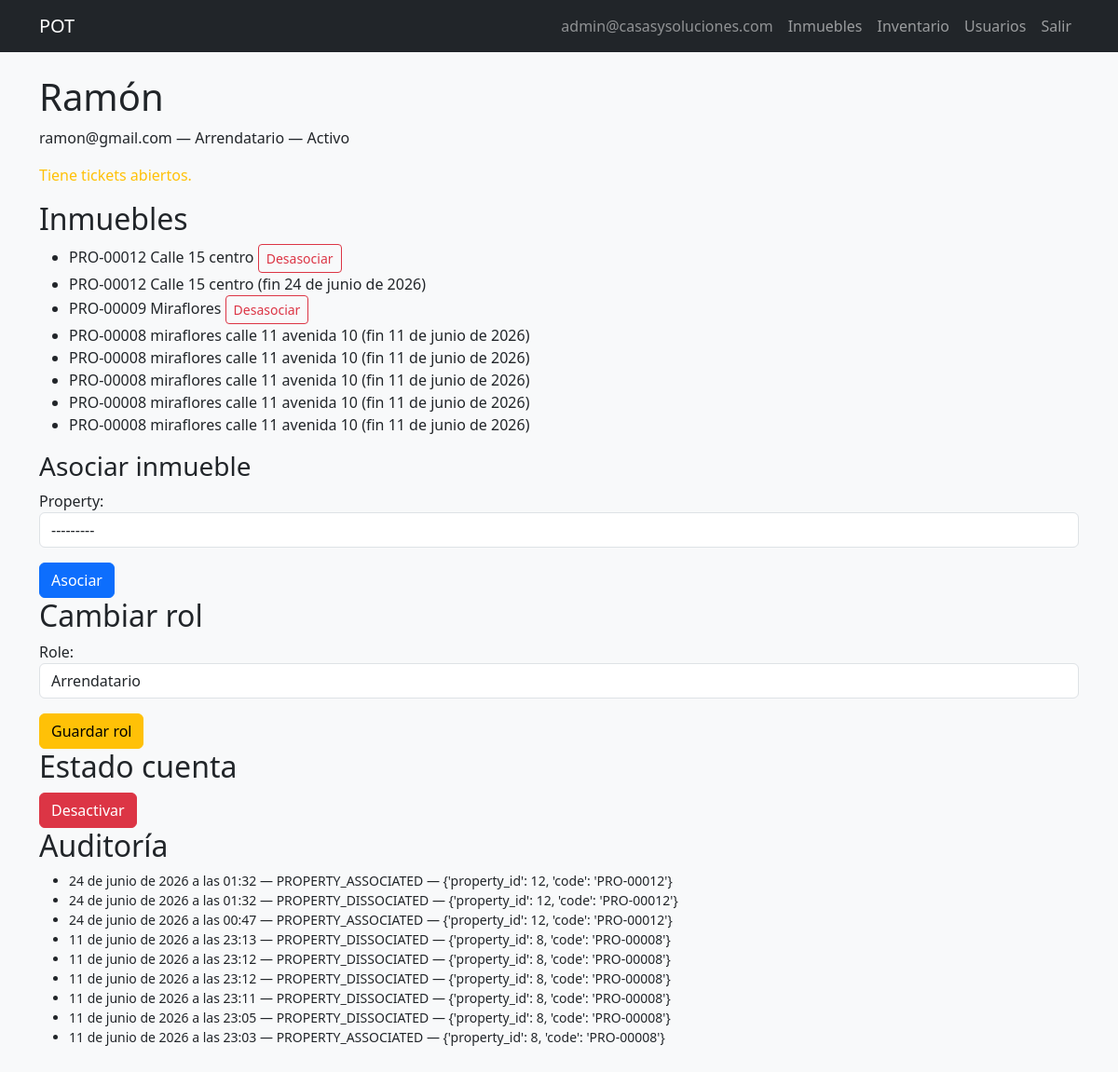
The page /users/20/ (signed in) on the database as committed earlier.
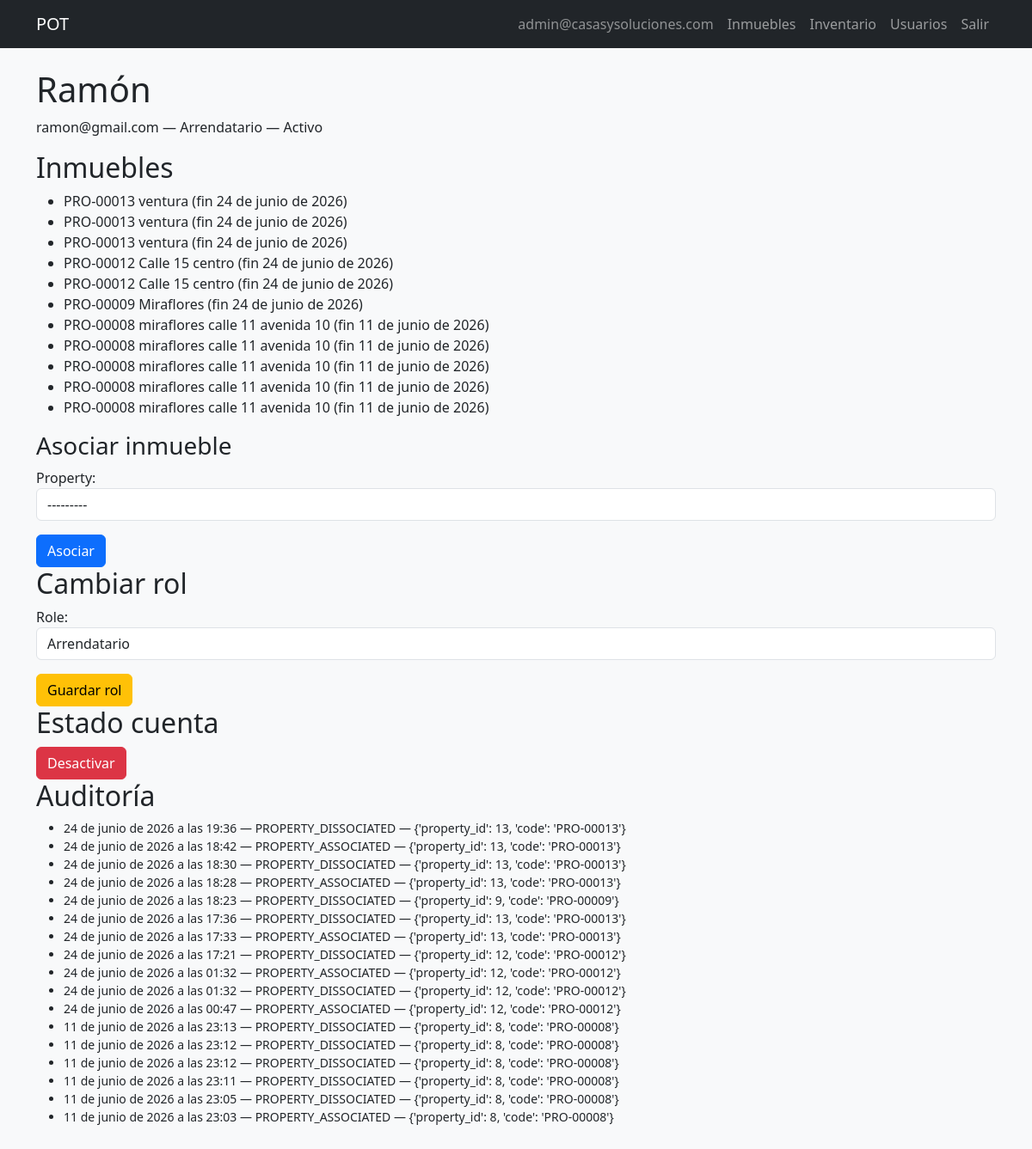
The same page on the database as committed later.
### pot/models.py (models this page shows, shortened)
class UserPropertyAssociation(models.Model):
    user = models.ForeignKey(
        CustomUser,
        on_delete=models.CASCADE,
        related_name='property_associations',
        limit_choices_to={'role': CustomUser.Role.TENANT},
    )
    property = models.ForeignKey('Property', on_delete=models.CASCADE, related_name='tenant_associations')
    associated_at = models.DateTimeField(auto_now_add=True)
    dissociated_at = models.DateTimeField(null=True, blank=True)
    created_by = models.ForeignKey(
        CustomUser,
        on_delete=models.SET_NULL,
        null=True,
        blank=True,
        related_name='associations_created',
    )
    class Meta:
        ordering = ['-associated_at']
        constraints = [
            models.UniqueConstraint(
                fields=['property'],
                condition=models.Q(dissociated_at__isnull=True),
                name='pot_unique_active_tenant_per_property',
            ),
        ]

class Property(models.Model):
    class Type(models.TextChoices):
        APARTMENT = 'APARTMENT', 'Apartamento'
        HOUSE = 'HOUSE', 'Casa'
        LOCAL = 'LOCAL', 'Local comercial'
        WAREHOUSE = 'WAREHOUSE', 'Bodega'
    class Status(models.TextChoices):
        AVAILABLE = 'AVAILABLE', 'Disponible'
        RENTED = 'RENTED', 'Arrendado'
        MAINTENANCE = 'MAINTENANCE', 'En mantenimiento'
    code = models.CharField(max_length=20, unique=True)
    address = models.CharField(max_length=255, unique=True)
    city = models.CharField(max_length=100, blank=True, default='')
    building_name = models.CharField(max_length=150, blank=True, default='')
    unit_label = models.CharField(max_length=50, blank=True, default='')
    cover_image = models.ImageField(upload_to='properties/covers/%Y/%m/', blank=True, null=True, max_length=255)
    type = models.CharField(max_length=20, choices=Type.choices)
    owner_name = models.CharField(max_length=150)
    status = models.CharField(max_length=20, choices=Status.choices, default=Status.AVAILABLE)
    is_active = models.BooleanField(default=True)
    price = models.DecimalField(max_digits=12, decimal_places=2, default=0)
    rooms = models.IntegerField(null=True, blank=True)
    bathrooms = models.IntegerField(null=True, blank=True)
    living_rooms = models.IntegerField(null=True, blank=True)
    kitchens = models.IntegerField(null=True, blank=True)
    garages = models.IntegerField(null=True, blank=True)
    is_commercial = models.BooleanField(default=False)
    in_complex = models.BooleanField(default=False)
    admin_included = models.BooleanField(default=False)
    admin_value = models.DecimalField(max_digits=12, decimal_places=2, null=True, blank=True)
    google_maps_link = models.CharField(max_length=1000, null=True, blank=True)
    description = models.TextField(blank=True, null=True)
    observations = models.TextField(blank=True, null=True)
    created_at = models.DateTimeField(auto_now_add=True)
    updated_at = models.DateTimeField(auto_now=True)
    created_by = models.ForeignKey(
        CustomUser,
        on_delete=models.SET_NULL,
        null=True,
        blank=True,
        related_name='properties_created',
    )
    class Meta:
        ordering = ['-created_at']
        verbose_name_plural = 'properties'
    def __str__(self):
        return f'{self.code} - {self.address}'

class UserAudit(models.Model):
    user = models.ForeignKey(CustomUser, on_delete=models.CASCADE, related_name='audits')
    action = models.CharField(max_length=100)
    details = models.JSONField(default=dict)
    changed_by = models.ForeignKey(
        CustomUser,
        on_delete=models.SET_NULL,
        null=True,
        blank=True,
        related_name='audits_created',
    )
    created_at = models.DateTimeField(auto_now_add=True)
    class Meta:
        ordering = ['-created_at']

### pot/views.py (the view)
# urls.py: path('users/<int:user_id>/', views.UserDetailView.as_view(), name='user_detail'),
class UserDetailView(LoginRequiredMixin, View):
    def get(self, request, user_id):
        target = get_object_or_404(CustomUser, pk=user_id)
        if request.user.role != CustomUser.Role.ADMIN and request.user.pk != target.pk:
            messages.error(request, 'Sin permiso.')
            return redirect('pot:dashboard_staff')
        assocs = UserPropertyAssociation.objects.filter(user=target).select_related('property').order_by('-associated_at')
        audits = UserAudit.objects.filter(user=target).order_by('-created_at')[:50]
        open_tickets = Ticket.objects.filter(tenant=target, status=Ticket.Status.OPEN).exists()
        return render(
            request,
            'users/user_detail.html',
            {
                'target': target,
                'associations': assocs,
                'audits': audits,
                'open_tickets': open_tickets,
                'role_form': UserEditRoleForm(initial={'role': target.role}),
                'assoc_form': AssociatePropertyForm(),
            },
        )

### pot/forms.py
class UserEditRoleForm(forms.Form):
    role = forms.ChoiceField(choices=CustomUser.Role.choices, widget=forms.Select(attrs={'class': 'form-control'}))

class AssociatePropertyForm(forms.Form):
    property = forms.ModelChoiceField(
        queryset=Property.objects.all(),
        widget=forms.Select(attrs={'class': 'form-control'}),
    )

### pot/models.py (called while the page is built)
    def is_staff_operative(self):
        return self.role in (self.Role.ADMIN, self.Role.ASSISTANT)

### templates/users/user_detail.html (shortened to what this page needs)
{% extends 'base.html' %}
{% block content %}
<h1>{{ target.get_full_name|default:target.email }}</h1>
<p>{{ target.email }} — {{ target.get_role_display }} — {% if target.is_active %}Activo{% else %}Inactivo{% endif %}</p>
{% if open_tickets %}<p class="text-warning">Tiene tickets abiertos.</p>{% endif %}
{% if user.role == 'ADMIN' and user.pk != target.pk %}
<h2>Inmuebles</h2>
<ul>
{% for a in associations %}
<li>{{ a.property.code }} {{ a.property.address }} {% if a.dissociated_at %}(fin {{ a.dissociated_at|date }}){% else %}
    <form action="{% url 'pot:dissociate_property' target.id a.property.id %}" method="post" class="d-inline">{% csrf_token %}<button class="btn btn-sm btn-outline-danger">Desasociar</button></form>
{% endif %}</li>
{% endfor %}
</ul>
{% if target.role == 'TENANT' and target.is_active %}
<h3>Asociar inmueble</h3>
<form action="{% url 'pot:associate_property' target.id %}" method="post">{% csrf_token %}{{ assoc_form.as_p }}<button class="btn btn-primary">Asociar</button></form>
{% endif %}
<h2>Cambiar rol</h2>
<form action="{% url 'pot:user_edit_role' target.id %}" method="post">{% csrf_token %}
{{ role_form.as_p }}
<button class="btn btn-warning">Guardar rol</button></form>
<h2>Estado cuenta</h2>
{% if target.is_active %}
<form action="{% url 'pot:user_deactivate' target.id %}" method="post" onsubmit="return confirm('¿Desactivar?');">{% csrf_token %}
<button class="btn btn-danger">Desactivar</button></form>
{% else %}
<form action="{% url 'pot:user_reactivate' target.id %}" method="post">{% csrf_token %}<button class="btn btn-success">Reactivar</button></form>
{% endif %}
{% endif %}
<h2>Auditoría</h2>
<ul class="small">{% for a in audits %}<li>{{ a.created_at }} — {{ a.action }} — {{ a.details }}</li>{% empty %}<li>Sin registros</li>{% endfor %}</ul>
{% endblock %}

Rows that differ between the two databases and show on the page:
added UserPropertyAssociation: property.code "PRO-00013", property.address "ventura", dissociated_at "24 de junio de 2026"
added UserPropertyAssociation: property.code "PRO-00013", property.address "ventura", dissociated_at "24 de junio de 2026"
added UserPropertyAssociation: property.code "PRO-00013", property.address "ventura", dissociated_at "24 de junio de 2026"
changed UserPropertyAssociation (number 4 of 11 on the later page): dissociated_at (not shown) → "24 de junio de 2026"; dissociated_at "Desasociar" → "(fin )"
changed UserPropertyAssociation "PRO-00009": dissociated_at (not shown) → "24 de junio de 2026"; dissociated_at "Desasociar" → "(fin )"
added UserAudit: created_at "24 de junio de 2026 a las 19:36", action "PROPERTY_DISSOCIATED", details "{'property_id': 13, 'code': 'PRO-00013'}"
added UserAudit: created_at "24 de junio de 2026 a las 18:42", action "PROPERTY_ASSOCIATED", details "{'property_id': 13, 'code': 'PRO-00013'}"
added UserAudit: created_at "24 de junio de 2026 a las 18:30", action "PROPERTY_DISSOCIATED", details "{'property_id': 13, 'code': 'PRO-00013'}"
added UserAudit: created_at "24 de junio de 2026 a las 18:28", action "PROPERTY_ASSOCIATED", details "{'property_id': 13, 'code': 'PRO-00013'}"
added UserAudit: created_at "24 de junio de 2026 a las 18:23", action "PROPERTY_DISSOCIATED", details "{'property_id': 9, 'code': 'PRO-00009'}"
added UserAudit: created_at "24 de junio de 2026 a las 17:36", action "PROPERTY_DISSOCIATED", details "{'property_id': 13, 'code': 'PRO-00013'}"
added UserAudit: created_at "24 de junio de 2026 a las 17:33", action "PROPERTY_ASSOCIATED", details "{'property_id': 13, 'code': 'PRO-00013'}"
added UserAudit: created_at "24 de junio de 2026 a las 17:21", action "PROPERTY_DISSOCIATED", details "{'property_id': 12, 'code': 'PRO-00012'}"
Other text that changed with them:
text no longer shown: "Tiene tickets abiertos."
